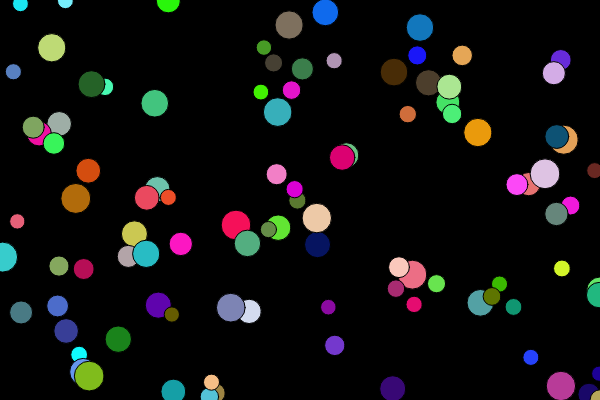
Frame 1 (no input)
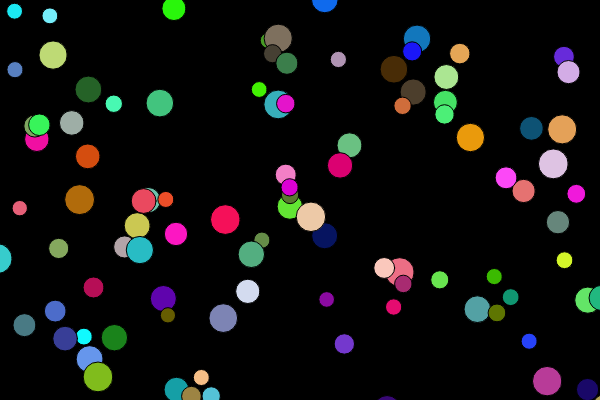
Frame 60 (no input)
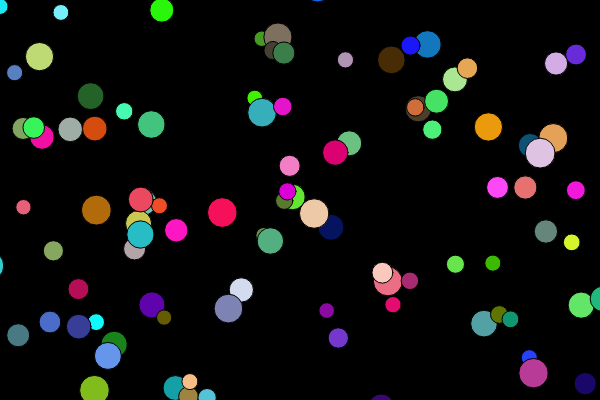
Frame 120 (the mouse pressed at the canvas centre since frame 60)

The p5.js sketch that drew these frames (run headless with seeded random() and noise() and a simulated clock; from frame 60 on, the mouse is pressed at the canvas centre):

// p5.js sketch
// ── sketch.js
let balls = []
let count = 100

function setup() {
  createCanvas(600, 400)

  for (let i = 0; i < count; i++){

  balls[i] = {
      x: random(width),
      y: random(height),
      d: random (15, 30),
      xv: random(2, 3),
      yv: random(1, 4),
      c: color(random(255), random(255), random(255))
    }
  }
}

function draw() {
  background(0);

  for (let i = 0; i < balls.length; i++){
    fill(balls[i].c)
    circle(balls[i].x, balls[i].y, balls[i].d)
    balls[i].x += random(-2, 2);
    balls[i].y += random(-2, 2);
  }

  checkEdges()

}


// Bounce ball off edges of canvas
function checkEdges() {

  for (let ball of balls){
    if (ball.x > width || ball.x < 0) {
      ball.xv = -ball.xv
    }
    if (ball.y < 0 || ball.y > height) {
      ball.yv = -ball.yv
    }
  }

}

function mouseClicked(){
  for (let ball of balls){
    ball.d += 2
  }
}
